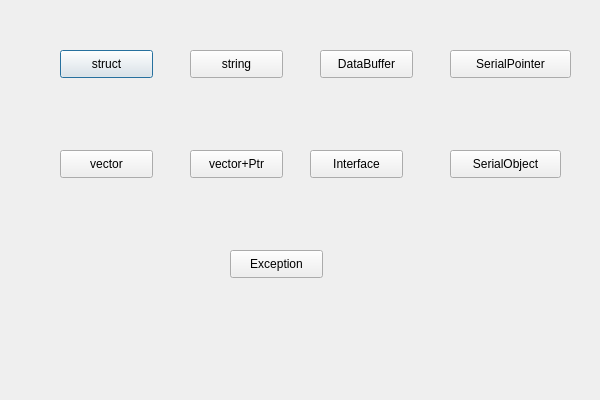
<?xml version="1.0" encoding="UTF-8"?>
<ui version="4.0">
 <class>SerializeTestClass</class>
 <widget class="QDialog" name="SerializeTestClass">
  <property name="geometry">
   <rect>
    <x>0</x>
    <y>0</y>
    <width>600</width>
    <height>400</height>
   </rect>
  </property>
  <property name="windowTitle">
   <string>SerializeTest</string>
  </property>
  <widget class="QPushButton" name="structBtn">
   <property name="geometry">
    <rect>
     <x>60</x>
     <y>50</y>
     <width>93</width>
     <height>28</height>
    </rect>
   </property>
   <property name="text">
    <string>struct</string>
   </property>
  </widget>
  <widget class="QPushButton" name="stringBtn">
   <property name="geometry">
    <rect>
     <x>190</x>
     <y>50</y>
     <width>93</width>
     <height>28</height>
    </rect>
   </property>
   <property name="text">
    <string>string</string>
   </property>
  </widget>
  <widget class="QPushButton" name="DataBufferBtn">
   <property name="geometry">
    <rect>
     <x>320</x>
     <y>50</y>
     <width>93</width>
     <height>28</height>
    </rect>
   </property>
   <property name="text">
    <string>DataBuffer</string>
   </property>
  </widget>
  <widget class="QPushButton" name="SerialPointerBtn">
   <property name="geometry">
    <rect>
     <x>450</x>
     <y>50</y>
     <width>121</width>
     <height>28</height>
    </rect>
   </property>
   <property name="text">
    <string>SerialPointer</string>
   </property>
  </widget>
  <widget class="QPushButton" name="vectorBtn">
   <property name="geometry">
    <rect>
     <x>60</x>
     <y>150</y>
     <width>93</width>
     <height>28</height>
    </rect>
   </property>
   <property name="text">
    <string>vector</string>
   </property>
  </widget>
  <widget class="QPushButton" name="vectorPtrBtn">
   <property name="geometry">
    <rect>
     <x>190</x>
     <y>150</y>
     <width>93</width>
     <height>28</height>
    </rect>
   </property>
   <property name="text">
    <string>vector+Ptr</string>
   </property>
  </widget>
  <widget class="QPushButton" name="InterfaceBtn">
   <property name="geometry">
    <rect>
     <x>310</x>
     <y>150</y>
     <width>93</width>
     <height>28</height>
    </rect>
   </property>
   <property name="text">
    <string>Interface</string>
   </property>
  </widget>
  <widget class="QPushButton" name="SerialObjectBtn">
   <property name="geometry">
    <rect>
     <x>450</x>
     <y>150</y>
     <width>111</width>
     <height>28</height>
    </rect>
   </property>
   <property name="text">
    <string>SerialObject</string>
   </property>
  </widget>
  <widget class="QPushButton" name="ExceptionBtn">
   <property name="geometry">
    <rect>
     <x>230</x>
     <y>250</y>
     <width>93</width>
     <height>28</height>
    </rect>
   </property>
   <property name="text">
    <string>Exception</string>
   </property>
  </widget>
 </widget>
 <layoutdefault spacing="6" margin="11"/>
 <resources>
  <include location="serializetest.qrc"/>
 </resources>
 <connections/>
</ui>
